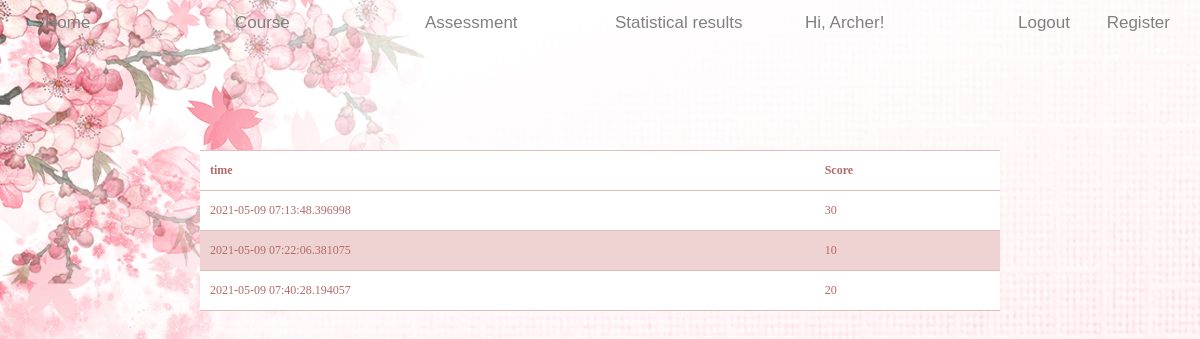
The page /table (signed in) on the database its author committed.
### app/models.py (models this page shows, shortened)
class User(UserMixin, db.Model):
    id = db.Column(db.Integer, primary_key=True)
    username = db.Column(db.String(64), index=True, unique=True)
    email = db.Column(db.String(120), index=True, unique=True)
    password_hash = db.Column(db.String(128))
    results = db.relationship('Result', backref='author', lazy='dynamic')
    def get_id(self):
        return self.id

class Result(db.Model):
    id = db.Column(db.Integer, primary_key=True)
    user_id = db.Column(db.Integer, db.ForeignKey('user.id'))
    timestamp = db.Column(db.DateTime, index=True, default=datetime.utcnow)
    mark = db.Column(db.Integer)

### app/routes.py (the view)
@app.route('/table')
@login_required
def table():
    results = Result.query.filter_by(user_id=current_user.get_id()).all()
    return render_template("table.html", results=results)

### app/models.py (called while the page is built)
@login.user_loader
def load_user(id):
    return User.query.get(int(id))

### app/templates/table.html (shortened to what this page needs)
<!DOCTYPE html>
<html lang="en">
<head>
    <link rel="stylesheet" href="{{ url_for('static', filename='css/base.css')}}">
    <link rel="stylesheet" href="{{ url_for('static', filename='bootstrap-3.4.1-dist/css/bootstrap.min.css')}}">
</head>
<body>
    <header class="wz">
        <div style="height: 10px;"></div>
        <div class="container mycheng" style="width: 100%;">
            <div class="container" style= "width: 100%; height: 40px;">
                <div class="col-lg-2 col-md-4 col-sm-6"><a href="{{ url_for('home') }}" target="_self" class="navigation">Home</a></div>
                <div class="col-lg-2 col-md-4 col-sm-6"><a href="{{ url_for('learn') }}" target="_self" class="navigation">Course</a></div>
                <div class="col-lg-2 col-md-4 col-sm-6"><a href="{{ url_for('assessment_home') }}" target="_self" class="navigation">Assessment</a></div>
                <div class="col-lg-2 col-md-4 col-sm-6"><a href="{{ url_for('table') }}" target="_self" class="navigation">Statistical results</a></div>
                <div class="col-lg-4 col-md-4 col-sm-6">
                    {% if current_user.is_anonymous %}
                    <a href="{{ url_for('login') }}" class="login navigation" target="_self">Login</a>
                    {% else %}
                    <a class="navigation"> Hi, {{ current_user.username }}! </a>
                    <a href="{{ url_for('logout') }}" class="login navigation" target="_self">Logout</a>
                    {% endif %}
                    <a href="{{ url_for('register') }}" class="register navigation" target="_self">Register</a>
                </div>
            </div>
        </div>
    </header>
    <table id='table-1'>
        <thead>
            <tr>
                <th>time</th>
                <th>Score</th>
            </tr>
        </thead>
        <tbody>
            {% for result in results %}
            <tr>
                <td>{{ result.timestamp }}</td>
                <td>{{ result.mark }}</td>
            </tr>
            {% endfor %}
        </tbody>
    </table>
</body>
</html>

### app/static/css/base.css (style rules this page uses)
* { margin: 0; padding: 0; box-sizing: border-box; }
a { color: #666; text-decoration: none }
body { -webkit-font-smoothing: antialiased; background-color: #fff; background-image: url(../images/3.jpg); font: 12px/1.5 Microsoft YaHei, Heiti SC, tahoma, arial, Hiragino Sans GB, "\5B8B\4F53", sans-serif; color: #666 }
.login { position: absolute; right: 100px; }
.register { position: absolute; right: 0px; }
.navigation { font-size: 17px; color: gray; }
#table-1 thead, #table-1 tr { border-top-width: 1px; border-top-style: solid; height: 40px; border-top-color: rgb(230, 189, 189); }
#table-1 { border-bottom-width: 1px; border-bottom-style: solid; border-bottom-color: rgb(230, 189, 189); width: 800px ; margin:100px auto; }
#table-1 td, #table-1 th { padding: 5px 10px; font-size: 12px; font-family: Verdana; color: rgb(177, 106, 104); }
#table-1 tr:nth-child(even) { background: rgb(238, 211, 210) }
#table-1 tr:nth-child(odd) { background: #FFF }
.wz { font: 17px/1.5 Microsoft YaHei, Heiti SC, tahoma, arial, Hiragino Sans GB, "\5B8B\4F53", sans-serif; }

### rows shown on the page
User: username "Archer"
Result: timestamp "2021-05-09 07:13:48.396998", mark "30"
Result: timestamp "2021-05-09 07:22:06.381075", mark "10"
Result: timestamp "2021-05-09 07:40:28.194057", mark "20"
